Frame 1 (no input): blank canvas, image omitted
Frame 60 (the mouse pressed at the canvas centre just before this capture): blank canvas, image omitted
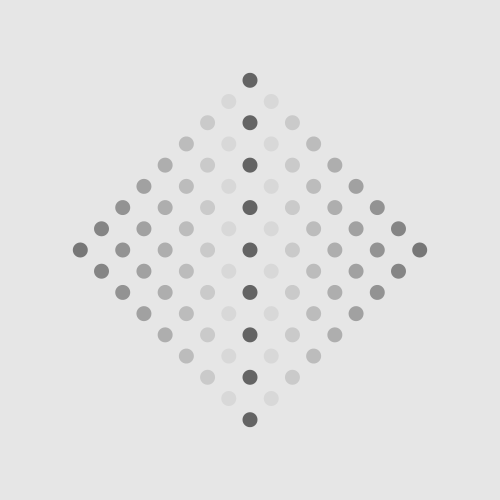
Frame 120 (the mouse held since frame 60 and released just before this capture)

The Processing sketch whose frames 1 and 60 were blank and that drew this single picture after the mouse press (run headless with seeded random() and noise(); from frame 60 on, the mouse is pressed at the canvas centre):

// Processing sketch: processing_141011
// ── processing_141011.pde

// -----------------
// Bridget Riley 
// Composition 1
// -----------------
int   n_gaps   = 16;
int   ray      = 16;
int   range    = 200; 
int   side     = 120;
float diagonal = side*sqrt(2); 
float gap      = diagonal/n_gaps; 

// -----------------
float fun(int i)
{
  return -abs(2*i-n_gaps) + n_gaps;
}

// -----------------
void setup()
{
  size(500,500);
  background(230);
  noStroke();
  cursor(CROSS);
}

// -----------------
void draw()
{
  background(230);

  float x = 0;
  float y = 0;
  float f = 0;
  float distance = 0;
  float gray = 0;

  translate(width/2,height/2-diagonal);
  // fill(255,0,0);
  // ellipse(0,0,30,30);
  fill(0);
  
  pushMatrix();
  for (int i=0; i<=n_gaps; i++)
  {
    f = fun(i);
    for (int j=0; j<=f/2; j++)
    { 
      x = -f*gap+4*j*gap;
      y =  2*i*gap;
      ray = 30*mouseY/height;
      distance = abs(mouseX-(x+width/2));
      gray = map(distance, 0, range, 230, 100);
      if (distance > 0 && distance < range)
      { 
        fill (gray);
      }
      else
      { 
        fill (100);
      }
      ellipse(x, y, ray, ray);
    }
  }
  popMatrix();
}
